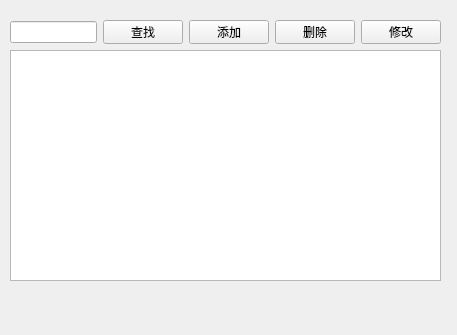
<?xml version="1.0" encoding="UTF-8"?>
<ui version="4.0">
 <class>PatientView</class>
 <widget class="QWidget" name="PatientView">
  <property name="geometry">
   <rect>
    <x>0</x>
    <y>0</y>
    <width>457</width>
    <height>335</height>
   </rect>
  </property>
  <property name="windowTitle">
   <string>患者管理</string>
  </property>
  <widget class="QTableView" name="tableView">
   <property name="geometry">
    <rect>
     <x>10</x>
     <y>50</y>
     <width>431</width>
     <height>231</height>
    </rect>
   </property>
  </widget>
  <widget class="QWidget" name="layoutWidget">
   <property name="geometry">
    <rect>
     <x>10</x>
     <y>20</y>
     <width>431</width>
     <height>24</height>
    </rect>
   </property>
   <layout class="QHBoxLayout" name="horizontalLayout_2">
    <item>
     <widget class="QLineEdit" name="lineEdit"/>
    </item>
    <item>
     <layout class="QHBoxLayout" name="horizontalLayout">
      <item>
       <widget class="QPushButton" name="btSerch">
        <property name="text">
         <string>查找</string>
        </property>
       </widget>
      </item>
      <item>
       <widget class="QPushButton" name="btAdd">
        <property name="text">
         <string>添加</string>
        </property>
       </widget>
      </item>
      <item>
       <widget class="QPushButton" name="btDelete">
        <property name="text">
         <string>删除</string>
        </property>
       </widget>
      </item>
      <item>
       <widget class="QPushButton" name="btEdit">
        <property name="text">
         <string>修改</string>
        </property>
       </widget>
      </item>
     </layout>
    </item>
   </layout>
  </widget>
 </widget>
 <resources/>
 <connections/>
</ui>
